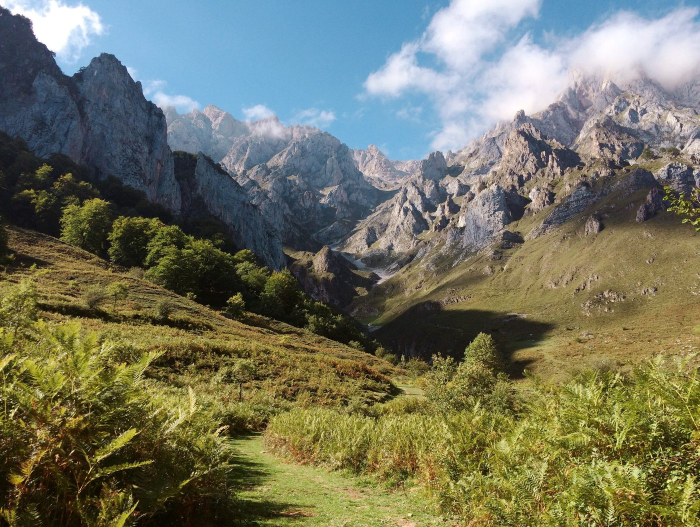
#> input picture web/tune/sample.jpg, 1400 x 1054 px (shown at 1/2 size)
$ python extract_reference.py ../web/tune/sample.jpg
#> lines starting #> are read from the running program, lines starting #| are printed output that depends on the picture
### oilpaint/palette.py
"""Artistic colour: the pigment grade, applied to the paint rather than to the photo.

A photograph's colours are not a painting's, and no amount of stroke geometry fixes that.
Paint has a warm-cool structure a camera does not record (lights swing toward the light's
own hue, shadows toward its complement), it cannot reach pure black or pure white, and its
chroma peaks in the midtones and dies at both ends. This module is those three facts as
arithmetic.

WHERE IT RUNS IS THE DESIGN. It is applied by `pipeline.plan` to `sb.rgb` -- the per-stroke
pigment -- and to the base canvas, AFTER the quadtree, the tau search, the tensor and the
stroke geometry have all been decided. Two consequences, both deliberate:

  * the leaves, the stroke order, the angles and the radii are untouched, so nothing the
    parity suites already pin can move, and there is no new `rng` call to shift the draw
    stream (CLAUDE.md: "the RNG draw ORDER is the algorithm");
  * a stroke is ONE dab of ONE mixture, which is what paint actually is. That is what makes
    the pigment projection below meaningful: per pixel it would be a posterising filter with
    brush marks drawn over it, and it would band every smooth passage in the picture.

Two things happen here, in that order. The GRADE is statistical -- warm lights and cool
shadows, a value range with no pure black or white in it, chroma shaped by value, and a
warm-cool alternation between neighbouring strokes. The PROJECTION is a gamut: every preset
names real tubes, and each stroke is pulled onto the nearest colour those tubes can actually
mix. The grade is a wish; the projection is what the palette can grant.

Inert at the defaults, and inert by SKIPPING: `params_for` returns None when nothing is
asked for, so the default painting never round-trips through OKLab and stays bit-identical.

The maths is in OKLab (Björn Ottosson, 2020) -- perceptually even, so "cut chroma",
"compress value" and "rotate hue" each do what their name says, and closed form with no
tables. Everything below runs in float64 and rounds to float32 once, on the way out: that
is what lets `web/tune/oilpaint/palette.js` mirror it in a language with no float32
arithmetic, leaving only libm's last ulp between the two.
"""

import numpy as np

from .image import linear_to_srgb, srgb_to_linear

# The warm-cool swing, in OKLab units per unit of (L - pivot) per unit of `wc`. At the
# Impressionist preset (wc 0.8) a light 0.4 above the pivot moves 0.038 -- a quarter of a
# saturated colour's chroma, which reads as a decision rather than as a cast.
WC_SCALE = 0.12

# Broken colour: the per-stroke warm-cool alternation, in the same units. Smaller than
# WC_SCALE because it is a difference between NEIGHBOURS, where the eye is far more
# sensitive than it is to a drift across the whole picture.
BROKEN_SCALE = 0.06

# --- hue-band steering ----------------------------------------------------------------
#
# A GLOBAL hue rotation is the wrong tool and it is worth saying why, because it is the
# obvious first thing to reach for: it moves every colour by the same angle, so it cannot
# cool a sky without also cooling the skin in front of it. What a painter does is per
# FAMILY -- the specific giveaway is foliage, because digital green is a hue paint can
# barely make, and pulling just the greens toward yellow-green fixes a picture that a
# global turn only trades for a different wrongness.
#
# So a band is (centre, width, rotation, chroma gain) and only colours NEAR the centre
# move. The weight is a von MISES bump, exp(k*(cos(dh) - 1)), not a Gaussian on a wrapped
# angle difference. Three reasons, in order of how much they matter:
#
#   * hue is circular, and von Mises is the circular Gaussian -- it needs no wrapping at
#     all, so there is no `mod` and no `round` for the port to disagree about (numpy rounds
#     half to even, JS rounds half up, and that is exactly the class of one-ulp fork this
#     project cannot see by looking);
#   * cos(h - centre) is `(a*cx + b*cy)/r`, so there is no `arctan2` either -- the band
#     reads the colour's own (a, b) directly;
#   * for small dh it IS the Gaussian: cos(dh) - 1 -> -dh^2/2, so `width` still means what
#     a standard deviation means, in degrees.
#
# At the widest setting the bump is almost flat and the band degenerates into the global
# rotation -- which is the honest way to offer that: as the limiting case of the control
# that can do better, rather than as a separate knob.
HUE_MIN_WIDTH_DEG = 5.0   # kappa = 1/sigma^2 blows up as the band narrows; this caps it
HUE_EPS = 1e-9            # a neutral has no hue, so it belongs to no band
# Degrees -> radians as ONE multiply by a precomputed constant, on both sides. `np.radians`
# and the JS `x * Math.PI / 180` are not the same arithmetic -- one scales by pi/180, the
# other multiplies by pi and then divides -- and the two disagree in the last bit. Every
# other angle in this file is inside the grade's existing tolerance; a band's is multiplied
# by a rotation of up to 180 degrees, so it is not.
_DEG = np.pi / 180.0

# Each preset is a complete parameter block; the four exposed sliders trim it.
#
#   wc / pivot            warm-cool swing, and the value it pivots about
#   warm_deg / cool_deg   the two directions it swings BETWEEN, as angles in the OKLab
#                         (a, b) plane. Not one axis and its negative: a painter's warm is
#                         yellow-orange (~60 deg) while the cool that answers it is a
#                         choice -- steel blue (250) reads as daylight shadow, violet (285)
#                         as Impressionist, and the difference between those two is most of
#                         what separates the presets from each other.
#   lo / hi               the output value range. Paint has no pure black and no pure
#                         white; this is that, and it is most of the "oil" feel.
#   tint_lo / tint_hi     the (a, b) offset at the dark and the light end. What black and
#                         white are MADE of -- a warm brown-black, a cream white.
#   chroma / chroma_mid   overall chroma gain, plus a midtone bell on top of it. The bell
#                         is the shape a limited palette has: mixtures are most saturated
#                         where they are least tinted or shaded.
#   broken                per-stroke warm-cool alternation, for optical mixing.
#   bands                 hue-band steering: a tuple of (centre_deg, width_deg, rot_deg,
#                         chroma_gain). Empty in every preset shipped so far -- the four
#                         hue sliders are the way in, and a preset that grew a band would
#                         silently change every painting already made with that name.
_NONE = dict(wc=0.0, pivot=0.5, warm_deg=60.0, cool_deg=250.0, lo=0.0, hi=1.0,
             tint_lo_a=0.0, tint_lo_b=0.0, tint_hi_a=0.0, tint_hi_b=0.0,
             chroma=1.0, chroma_mid=0.0, broken=0.0, pigment=0.0, bands=())

PRESETS = {
    # The identity. Present as a preset rather than as a null so that the four sliders
    # still work on their own -- picking no character is not the same as picking no grade.
    "none": _NONE,
    # Zorn: yellow ochre, vermilion, ivory black, white. Four pigments cannot make a
    # saturated blue OR a saturated green, so the chroma comes down hard and what is left
    # leans warm; the cool is what black-plus-white does, which is a neutral steel.
    "zorn": dict(_NONE, wc=0.55, pivot=0.50, warm_deg=60.0, cool_deg=250.0,
                 lo=0.06, hi=0.93, tint_lo_a=0.010, tint_lo_b=0.006,
                 tint_hi_a=0.004, tint_hi_b=0.014, chroma=0.78, chroma_mid=0.35,
                 pigment=0.55),
    # Impressionist: no black on the palette at all. Shadows are ultramarine and violet,
    # never a darkened version of the local colour, and the whole thing is keyed high.
    "impressionist": dict(_NONE, wc=0.80, pivot=0.48, warm_deg=70.0, cool_deg=288.0,
                          lo=0.12, hi=0.97, tint_lo_a=0.020, tint_lo_b=-0.045,
                          tint_hi_a=0.0, tint_hi_b=0.020, chroma=1.25, chroma_mid=0.30,
                          broken=0.20, pigment=0.35),
    # Earth palette under varnish: ochre, sienna, umber, lead white. Narrow value range,
    # warm brown-black instead of a neutral one, and the chroma living almost entirely in
    # the midtones -- which is what a glaze over an underpainting does.
    "old-master": dict(_NONE, wc=0.45, pivot=0.55, warm_deg=55.0, cool_deg=265.0,
                       lo=0.10, hi=0.88, tint_lo_a=0.018, tint_lo_b=0.020,
                       tint_hi_a=0.004, tint_hi_b=0.030, chroma=0.72, chroma_mid=0.45,
                       pigment=0.50),
    # Night. The ceiling comes down rather than the floor coming up: what makes a nocturne
    # is that nothing in it is bright, not that everything in it is dark.
    "nocturne": dict(_NONE, wc=0.50, pivot=0.40, warm_deg=50.0, cool_deg=275.0,
                     lo=0.04, hi=0.72, tint_lo_a=0.0, tint_lo_b=-0.030,
                     tint_hi_a=0.010, tint_hi_b=-0.020, chroma=0.70, chroma_mid=0.25,
                     pigment=0.45),
    # Colour off the leash: chroma past what the camera saw, the full warm-cool swing, and
    # enough broken colour that neighbouring strokes disagree with each other.
    "fauve": dict(_NONE, wc=1.00, pivot=0.50, warm_deg=45.0, cool_deg=300.0,
                  lo=0.05, hi=1.00, chroma=1.60, chroma_mid=0.50, broken=0.35,
                  pigment=0.60),
}

# --- the pigments themselves ---------------------------------------------------------
#
# A preset's NAME is a claim about which tubes were on the palette, and until now it was
# only a claim: the block above shapes colour statistically, it does not stop a mixture
# existing that no pigment set can make. This is the other half. Each set is real paint, as
# sRGB, and `_mix_lut` enumerates what a painter can actually reach from it.
#
# WHITE IS ALWAYS LAST. The tint pass below reaches for it by index, because tinting with
# white is not one mixture among many -- it is the axis every other mixture moves along.
#
# The values are eyeballed masstone approximations, not spectrophotometry: what has to be
# right for the look is the SHAPE of the reachable set (a Zorn palette cannot reach a
# saturated blue at any mixture, and that is the whole point), not the exact hue of one tube.
PIGMENTS = {
    # No projection. The statistical grade above still applies.
    "none": (),
    # Yellow ochre, vermilion, ivory black, titanium white. Four tubes, no blue and no
    # green anywhere in the reachable set -- which is why a Zorn portrait's cool passages
    # are black-and-white greys reading as blue against the warm ones.
    "zorn": ((0.796, 0.596, 0.216), (0.855, 0.216, 0.129), (0.110, 0.100, 0.100),
             (0.980, 0.970, 0.940)),
    # Cadmium lemon, cadmium red, alizarin, ultramarine, cerulean, viridian, lead white.
    # No black: the darkest thing on this palette is ultramarine over alizarin.
    "impressionist": ((0.980, 0.850, 0.200), (0.870, 0.200, 0.160), (0.680, 0.130, 0.280),
                      (0.200, 0.240, 0.620), (0.220, 0.500, 0.720), (0.100, 0.450, 0.360),
                      (0.980, 0.970, 0.930)),
    # Yellow ochre, burnt sienna, burnt umber, terre verte, ivory black, lead white -- the
    # earth palette, whose reachable set is a narrow warm wedge and almost nothing else.
    "old-master": ((0.780, 0.600, 0.250), (0.600, 0.300, 0.150), (0.320, 0.200, 0.140),
                   (0.360, 0.400, 0.280), (0.100, 0.090, 0.090), (0.960, 0.930, 0.860)),
    # Prussian, ultramarine, burnt umber, yellow ochre, ivory black, lead white.
    "nocturne": ((0.060, 0.200, 0.300), (0.200, 0.240, 0.620), (0.320, 0.200, 0.140),
                 (0.780, 0.600, 0.250), (0.090, 0.090, 0.100), (0.950, 0.940, 0.900)),
    # Cadmiums and the two strongest blues, nothing earth, nothing black.
    "fauve": ((1.000, 0.830, 0.100), (0.980, 0.500, 0.060), (0.900, 0.130, 0.130),
              (0.800, 0.100, 0.450), (0.150, 0.200, 0.700), (0.050, 0.600, 0.400),
              (1.000, 1.000, 0.980)),
}

# Mixing is SUBTRACTIVE, and the difference is not academic: averaged in linear light,
# ultramarine and cadmium yellow give grey, which is the single most obviously wrong thing
# a naive pigment model does. A weighted GEOMETRIC mean of the reflectances -- multiplying
# what each pigment lets through, rather than adding what each emits -- gives green, and it
# gives black its real behaviour too (a strong tinter that pulls a mixture down fast).
# It is not Kubelka-Munk; it is the cheapest model that is right about the two things a
# viewer would notice.
#
# The floor keeps a pigment's darkest channel off zero, where the geometric mean would
# collapse any mixture containing it to black.
REFL_FLOOR = 0.004

# Where a binary mixture is sampled. The endpoints are the pigments themselves and are
# added separately, so these are the interior only.
MIX_STEPS = (0.2, 0.4, 0.6, 0.8)

# ...and then every binary mixture is tinted with white, because that is the move a painter
# makes more than any other: the reachable set is not a web of pairs, it is that web dragged
# toward white. For a 7-pigment palette this is 7 + 84 + 252 = 343 mixtures.
TINT_STEPS = (0.25, 0.5, 0.75)


# [27 lines left out: function _mix_lut, not called in this run]


# The nearest-mixture search is a full scan of the LUT per colour, so a chunk of colours
# against a few hundred mixtures is an (n, m, 3) intermediate. 1024 keeps that inside a few
# MB whatever the stroke count; it is a memory bound, not a tuning knob, and the result does
# not depend on it.
PROJ_CHUNK = 1024


# [22 lines left out: function _project, not called in this run]


# The order the panel offers them in; 'none' first because it is the default.
PALETTES = ["none", "zorn", "impressionist", "old-master", "nocturne", "fauve"]


# [98 lines left out: functions params_for, block_for, _steer_hue, not called in this run]


def _lin_to_oklab(lin):
    """Linear-light rgb -> (L, a, b). Split out because the pigment LUT is mixed in linear
    reflectance and never passes through sRGB at all."""
    r, g, b = lin[..., 0], lin[..., 1], lin[..., 2]
    l = 0.4122214708 * r + 0.5363325363 * g + 0.0514459929 * b
    m = 0.2119034982 * r + 0.6806995451 * g + 0.1073969566 * b
    s = 0.0883024619 * r + 0.2817188376 * g + 0.6299787005 * b
    l, m, s = np.cbrt(l), np.cbrt(m), np.cbrt(s)
    return (0.2104542553 * l + 0.7936177850 * m - 0.0040720468 * s,
            1.9779984951 * l - 2.4285922050 * m + 0.4505937099 * s,
            0.0259040371 * l + 0.7827717662 * m - 0.8086757660 * s)


def _to_oklab(c):
    """sRGB in [0,1] -> (L, a, b). `c` is (n,3) float64; the three come back as (n,)."""
    return _lin_to_oklab(srgb_to_linear(c))


def _from_oklab(L, a, b):
    """The inverse, clipped back into sRGB. Returns (n,3) float64.

    The cube is written as three multiplies rather than as `** 3` on purpose: `pow` is
    correctly rounded and `x*x*x` is not, so the two differ in the last bit -- and the port
    has no `pow` worth calling here. Two roundings, agreed on by both sides, beat one
    rounding each side computes with a different libm. It is also ~7x faster.
    """
    l_ = L + 0.3963377774 * a + 0.2158037573 * b
    m_ = L - 0.1055613458 * a - 0.0638541728 * b
    s_ = L - 0.0894841775 * a - 1.2914855480 * b
    l, m, s = l_ * l_ * l_, m_ * m_ * m_, s_ * s_ * s_
    lin = np.stack([
        4.0767416621 * l - 3.3077115913 * m + 0.2309699292 * s,
        -1.2684380046 * l + 2.6097574011 * m - 0.3413193965 * s,
        -0.0041960863 * l - 0.7034186147 * m + 1.7076147010 * s,
    ], axis=-1)
    # `linear_to_srgb` clips first, which is exactly the out-of-gamut guard wanted here:
    # a chroma boost routinely asks for colours no monitor has.
    return linear_to_srgb(lin)


# Rows per pass. The grade is nine transcendental calls and ~40 temporaries deep, so at
# full resolution every one of those temporaries is a 24 MB round trip to main memory and
# the whole thing runs at memory speed rather than at libm speed. Cut into blocks that fit
# in cache it is 3x faster, elementwise-identical (measured 2224 -> 757 ms per megapixel),
# and the size is not sensitive -- 8k and 128k rows are within 4% of each other.
CHUNK = 1 << 15


# [116 lines left out: functions grade, _grade_chunk, grade_strokes, grade_image, not called in this run]

### oilpaint/image.py
"""Image I/O, colour, and summed-area tables.

Summed-area tables are what keep the quadtree build O(pixels) rather than
O(pixels * depth): every cell statistic in detail.py is an O(1) lookup regardless of how
large the cell is.
"""

import numpy as np

# Rec. 709 luma. The detail metrics run on luminance only -- chroma-only edges are rare
# enough in practice not to justify tripling the cost of every metric (spec §4.1).
LUMA_709 = np.array([0.2126, 0.7152, 0.0722], dtype=np.float32)


# [18 lines left out: functions load_image, save_image, not called in this run]


def luma(rgb):
    return rgb @ LUMA_709


def srgb_to_linear(c):
    return np.where(c <= 0.04045, c / 12.92, ((c + 0.055) / 1.055) ** 2.4)


def linear_to_srgb(c):
    c = np.clip(c, 0.0, 1.0)
    return np.where(c <= 0.0031308, c * 12.92, 1.055 * c ** (1.0 / 2.4) - 0.055)


# [84 lines left out: functions summed_area, sat_box, gaussian_kernel1d, convolve1d, gaussian_blur, decimate and 1 more, not called in this run]

### scripts/extract_reference.py
#!/usr/bin/env python
"""CLI: measure a painting's key colours, and print a `reference.REFERENCES` block.

    conda run -n 4dre python scripts/extract_reference.py PAINTING.jpg --name starry-night

The table in `oilpaint/reference.py` is AUTHORED -- key colours written from documented
pigment lists and from what reproductions plainly show -- and that file says so rather than
implying a measurement it did not make. This is the other half of that honesty: point it at
a scan you have the rights to and it prints a block measured from the real thing, ready to
paste over the authored one.

WHAT IT MEASURES, and why it is not just a k-means. A reference here is a set of key colours
WITH AREA WEIGHTS, because area is what makes a transport land: The Starry Night is mostly
dark blue, and a set of six equally-weighted colours from it describes a painting that does
not exist. So the clustering keeps the cluster POPULATIONS and prints them as the weights.

The clustering is k-means in OKLab, seeded deterministically:

  * OKLab because that is the space the transport works in, so a cluster is a group of
    colours that look alike rather than one that happens to share a byte range;
  * k-means++ WITHOUT randomness -- the first centre is the darkest pixel and each next one
    is the pixel furthest from every centre so far. That is the standard greedy furthest-
    point seeding with the random tie-break removed, so two runs on the same image give the
    same table. A `--seed` would be a worse answer: the numbers end up pasted into a source
    file, and a table you cannot reproduce from its own input is a magic number.

The image is downsampled first (`--side`, default 256). This is a statistic over areas, and
a megapixel of it converges to the same answer as a thumbnail for a hundredth of the work.
"""

import argparse
import os
import sys

sys.path.insert(0, os.path.dirname(os.path.dirname(os.path.abspath(__file__))))

import numpy as np  # noqa: E402
from PIL import Image  # noqa: E402

from oilpaint.palette import _to_oklab  # noqa: E402
from oilpaint.reference import GRAIN  # noqa: E402


def load(path, side):
#> called with path = '../web/tune/sample.jpg', side = 256
    img = Image.open(path).convert("RGB")
#> img is the input picture: PIL image 1400x1054 RGB; mean R, G, B 114.7, 116.9, 97.4
    if max(img.size) > side:
        s = side / max(img.size)
        img = img.resize((max(1, int(img.width * s)), max(1, int(img.height * s))),
                         Image.LANCZOS)
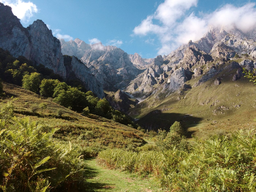
#> img: PIL image 256x192 RGB; mean R, G, B 114.7, 116.9, 97.4
    return np.asarray(img, dtype=np.float64) / 255.0
#> (the rest of the program and of its run is left out)
